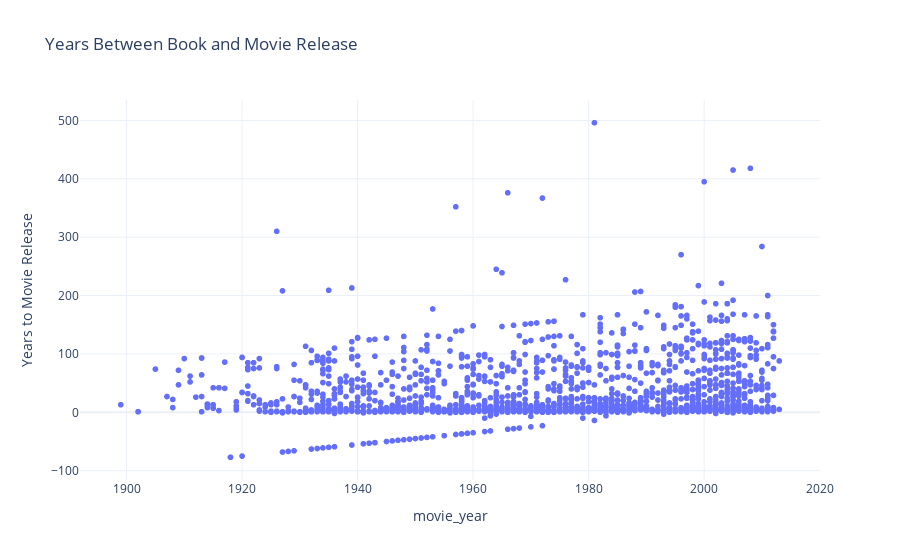

Notebook source saved alongside this figure:
### Markdown cell above
## How much time goes by between a Book and Movie Release?

### Code cell
year_book_movie = df_merged.dropna(subset=['BookYear', 'movie_year'])
year_book_movie = year_book_movie[year_book_movie['BookYear']!=0]
year_book_movie['years_to_movie'] = year_book_movie['movie_year'] - year_book_movie['BookYear']

fig = px.scatter(
    year_book_movie,
    x='movie_year',
    y='years_to_movie',
    hover_data={'BookTitle': True, 'BookYear': True, 'movie_year': True, 'years_to_movie': True},
    title='Years Between Book and Movie Release',
    labels={'BookYear': 'Book Release Year', 'years_to_movie': 'Years to Movie Release'},
    template='plotly_white'
)

fig.update_traces(
    hovertemplate='<b>Book Title:</b> %{customdata[0]}<br>' +
                  '<b>Book Release Year:</b> %{customdata[1]}<br>' +
                  '<b>Movie Release Year:</b> %{x}<br>' +
                  '<b>Years to Movie Release:</b> %{y}<br>'
)

fig.show()

### Figure 1 — Plotly figure (JSON) as saved in the notebook; plotly's stock layout.template omitted (floating-point values rounded to 4 significant figures; data arrays with more than 128 entries replaced by an {"elided": "..."} marker saying what was removed)
{"data": [{"customdata": {"elided": "1945x2 mixed values"}, "hovertemplate": "<b>Book Title:</b> %{customdata[0]}<br><b>Book Release Year:</b> %{customdata[1]}<br><b>Movie Release Year:</b> %{x}<br><b>Years to Movie Release:</b> %{y}<br>", "legendgroup": "", "marker": {"color": "#636efa", "symbol": "circle"}, "mode": "markers", "name": "", "showlegend": false, "type": "scattergl", "x": {"elided": "1945 int values"}, "xaxis": "x", "y": {"elided": "1945 int values"}, "yaxis": "y"}], "layout": {"legend": {"tracegroupgap": 0}, "title": {"text": "Years Between Book and Movie Release"}, "xaxis": {"anchor": "y", "domain": [0, 1], "title": {"text": "movie_year"}}, "yaxis": {"anchor": "x", "domain": [0, 1], "title": {"text": "Years to Movie Release"}}}}
